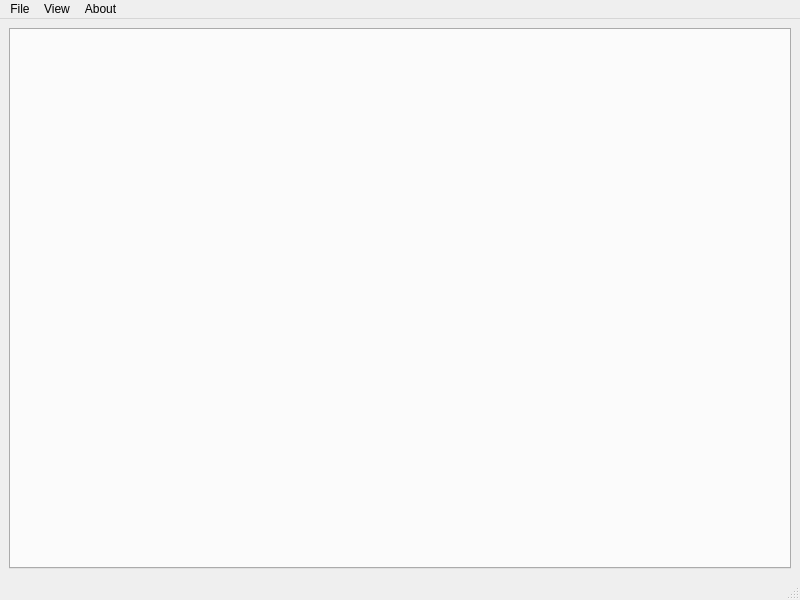
<?xml version="1.0" encoding="UTF-8"?>
<ui version="4.0">
 <class>MainWindow</class>
 <widget class="QMainWindow" name="MainWindow">
  <property name="geometry">
   <rect>
    <x>0</x>
    <y>0</y>
    <width>800</width>
    <height>600</height>
   </rect>
  </property>
  <property name="minimumSize">
   <size>
    <width>480</width>
    <height>360</height>
   </size>
  </property>
  <property name="maximumSize">
   <size>
    <width>1600</width>
    <height>1200</height>
   </size>
  </property>
  <property name="windowTitle">
   <string>MainWindow</string>
  </property>
  <widget class="QWidget" name="centralwidget">
   <layout class="QVBoxLayout" name="verticalLayout">
    <property name="spacing">
     <number>6</number>
    </property>
    <item>
     <widget class="QTabWidget" name="tabWidget">
      <property name="sizePolicy">
       <sizepolicy hsizetype="Expanding" vsizetype="Expanding">
        <horstretch>0</horstretch>
        <verstretch>0</verstretch>
       </sizepolicy>
      </property>
      <property name="tabsClosable">
       <bool>true</bool>
      </property>
     </widget>
    </item>
   </layout>
  </widget>
  <widget class="QMenuBar" name="menubar">
   <property name="geometry">
    <rect>
     <x>0</x>
     <y>0</y>
     <width>800</width>
     <height>21</height>
    </rect>
   </property>
   <widget class="QMenu" name="menuFile">
    <property name="title">
     <string>File</string>
    </property>    <addaction name="actionNew"/>    <addaction name="actionNew_File"/>
    <addaction name="actionSave"/>
    <addaction name="actionSave_as"/>
    <addaction name="actionAutosave"/>
    <addaction name="actionExit"/>
   </widget>
   <widget class="QMenu" name="menuView">
    <property name="title">
     <string>View</string>
    </property>
    <widget class="QMenu" name="menuThemes">
     <property name="title">
      <string>Themes</string>
     </property>
     <addaction name="actionLight_mode"/>
     <addaction name="actionDark_mode"/>
    </widget>
    <addaction name="menuThemes"/>     <addaction name="actionToggle_Counter"/>   </widget>
   <widget class="QMenu" name="menuAbout">
    <property name="title">
     <string>About</string>
    </property>
    <addaction name="actionAbout"/>
   </widget>
   <addaction name="menuFile"/>
   <addaction name="menuView"/>
   <addaction name="menuAbout"/>
  </widget>
  <widget class="QStatusBar" name="statusbar"/>
  <action name="actionLight_mode">
   <property name="checkable">
    <bool>true</bool>
   </property>
   <property name="text">
    <string>Light mode</string>
   </property>
  </action>
  <action name="actionDark_mode">
   <property name="checkable">
    <bool>true</bool>
   </property>
   <property name="text">
    <string>Dark mode</string>
   </property>
  </action>
  <action name="actionNew">
   <property name="text">
    <string>New File</string>
   </property>
   <property name="shortcut">
    <string>Ctrl+N</string>
   </property>
  </action>
  <action name="actionNew_File">
   <property name="text">
    <string>Open</string>
   </property>
  </action>
  <action name="actionSave">
   <property name="text">
    <string>Save</string>
   </property>
   <property name="shortcut">
    <string>Ctrl+S</string>
   </property>
  </action>
  <action name="actionSave_as">
   <property name="text">
    <string>Save as</string>
   </property>
  </action>
  <action name="actionAutosave">
   <property name="checkable">
    <bool>true</bool>
   </property>
   <property name="text">
    <string>Autosave (500ms)</string>
   </property>
  </action>
  <action name="actionExit">
   <property name="text">
    <string>Exit</string>
   </property>
   <property name="shortcut">
    <string>Ctrl+Q</string>
   </property>
  </action>
  <action name="actionAbout">
   <property name="text">
    <string>About</string>
   </property>
  </action>
  <action name="actionToggle_Counter">
   <property name="checkable">
    <bool>true</bool>
   </property>
   <property name="text">
    <string>Toggle Counter</string>
   </property>
  </action>
  <action name="actionNext_Tab">
   <property name="text">
    <string>Next Tab</string>
   </property>
   <property name="shortcut">
    <string>Ctrl+Tab</string>
   </property>
  </action>
  <action name="actionPrev_Tab">
   <property name="text">
    <string>Previous Tab</string>
   </property>
   <property name="shortcut">
    <string>Ctrl+Shift+Tab</string>
   </property>
  </action>
 </widget>
 <resources/>
 <connections/>
</ui>
